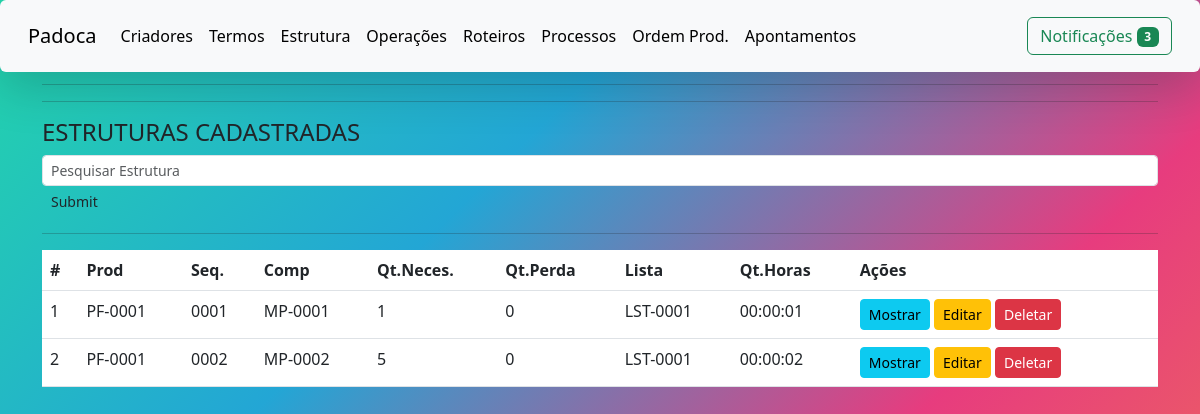
The app's page /listar-estr.php with its own data.
### tables this page shows
CREATE TABLE sg1 (
  G1_CONT int(11) NOT NULL AUTO_INCREMENT,
  G1_COD varchar(15) NOT NULL,
  G1_COMP varchar(15) NOT NULL,
  G1_SEQ varchar(4) DEFAULT NULL,
  G1_QTDE float DEFAULT NULL,
  G1_PERDA float DEFAULT NULL,
  G1_LISTA varchar(20) DEFAULT NULL,
  G1_QTDE_HORA time DEFAULT NULL,
  PRIMARY KEY (G1_CONT)
);

### listar-estr.php (the view, shortened to what this page needs)
<!doctype html>
<html lang="pt-br">
    <head>
        <link rel="stylesheet" href="Css/index.css">
        <link href="https://cdn.jsdelivr.net/npm/bootstrap@5.3.0-alpha3/dist/css/bootstrap.min.css" rel="stylesheet">
      </head>
    <body>
    <nav class="navbar fixed-top navbar-expand-lg bg-body-tertiary shadow-lg p-3 mb-5 bg-white rounded">
        <div class="container-fluid">
        <a class="navbar-brand mb-0 h1" href="index.php">Padoca</a>
        <div class="collapse navbar-collapse" id="navbarSupportedContent">
            <ul class="navbar-nav me-auto mb-2 mb-lg-0">
            <li class="nav-item">
                <a class="nav-link active" aria-current="page" href="criadores.html">Criadores</a>
            </li>
            <li class="nav-item">
                <a class="nav-link active" aria-current="page" href="termosdeusos2.html">Termos</a>
            </li>
            <li class="nav-item">
              <a class="nav-link active" aria-current="page" href="estrutura.php">Estrutura</a>
          </li>
            <li class="nav-item">
              <a class="nav-link active" aria-current="page" href="operacaofab.php">Operações</a>
          </li>
          <li class="nav-item">
            <a class="nav-link active" aria-current="page" href="roteirofab.php">Roteiros</a>
        </li>
        <li class="nav-item">
          <a class="nav-link active" aria-current="page" href="processofab.php">Processos</a>
        </li>
        <li class="nav-item">
              <a class="nav-link active" aria-current="page" href="ordemprod.php">Ordem Prod.</a>
            </li>
        <li class="nav-item">
          <a class="nav-link active" aria-current="page" href="apontamento.php">Apontamentos</a>
        </li>
            </ul>
            <button type="button" class="btn btn-outline-success" data-bs-toggle="modal" data-bs-target="#notifications">
            Notificações <span class="badge text-bg-success">3</span>
            </button>
        </div>
        </div>
    </nav>
    <P>
        <div class="container">
          <div class="container-principal-locals">
          <hr> <hr> <hr> <hr> <hr> <hr> <h4 class="page-header">ESTRUTURAS CADASTRADAS</h4>
             <form class="form-inline" action="pesquisa-estr.php" method="POST">
                <input type="text" class="form-control form-control-sm col-md-10 col-sm-10" name="c_pesquisa" placeholder="Pesquisar Estrutura" required="">
                 <input class="btn btn-sm" type="submit" name="btn_pesquisa">
             </form>
           <hr>
               <div class="table-responsive">
                    <table class="table table-hover">
                            <thead>
                            <th>#</th>
                                <th>Prod</th>
                                <th>Seq.</th>
                                <th>Comp</th>
                                <th>Qt.Neces.</th>
                                <th>Qt.Perda</th>
                                <th>Lista</th>
                                <th>Qt.Horas</th>
                                <th>Ações</th>
                            </thead>
                          <tbody>
                            <?php
                             include("conexao.php");
                            $sql = "SELECT g1_cont, g1_cod, g1_seq, g1_comp, g1_qtde, g1_perda, g1_lista, g1_qtde_hora FROM sg1 ORDER BY g1_cod, g1_seq, g1_comp DESC";
                            $resultado = mysqli_query($conexao, $sql);
                            while($linha = mysqli_fetch_array($resultado))
                            {
                               echo '<tr>';
                                   echo  '<td>'.$linha['g1_cont'].'</td>';
                                   echo  '<td>'.$linha['g1_cod'].'</td>';
                                   echo  '<td>'.$linha['g1_seq'].'</td>';
                                   echo  '<td>'.$linha['g1_comp'].'</td>';
                                   echo  '<td>'.$linha['g1_qtde'].'</td>';
                                   echo  '<td>'.$linha['g1_perda'].'</td>';
                                   echo  '<td>'.$linha['g1_lista'].'</td>';
                                   echo  '<td>'.$linha['g1_qtde_hora'].'</td>';
                                   echo  "<td><button type='button' class='btn btn-sm btn-info'  data-toggle='modal' data-target='#myModal$linha[g1_cont]'> Mostrar</button>&nbsp<button type='button' class='btn btn-sm btn-warning'>Editar</button>&nbsp<button type='button' class='btn btn-sm btn-danger' data-toggle='modal' data-target='#apagar$linha[g1_cont]'>Deletar</button>&nbsp</td>";
                              echo "</tr>";
                              ?>
                                      <?php
                                }
                              ?>
                            </tbody>
                      </table>
            </div>
          </div>
       </div>
  </body>
</html>

### Css/index.css (style rules this page uses)
* { box-sizing: border-box; margin: 0; padding: 0 }
html { height: 800px; width: 100vw; }
body { position: absolute; height: 100%; width: 100%; background: linear-gradient(-45deg, #EE7752, #E73C7E, #23A6D5, #23D5AB); }
P { text-align: justify; text-indent: 30px; }

### records on screen
sg1: G1_CONT "1", G1_COD "PF-0001", G1_SEQ "0001", G1_COMP "MP-0001", G1_QTDE "1", G1_PERDA "0", G1_LISTA "LST-0001", G1_QTDE_HORA "00:00:01"
sg1: G1_CONT "2", G1_COD "PF-0001", G1_SEQ "0002", G1_COMP "MP-0002", G1_QTDE "5", G1_PERDA "0", G1_LISTA "LST-0001", G1_QTDE_HORA "00:00:02"
